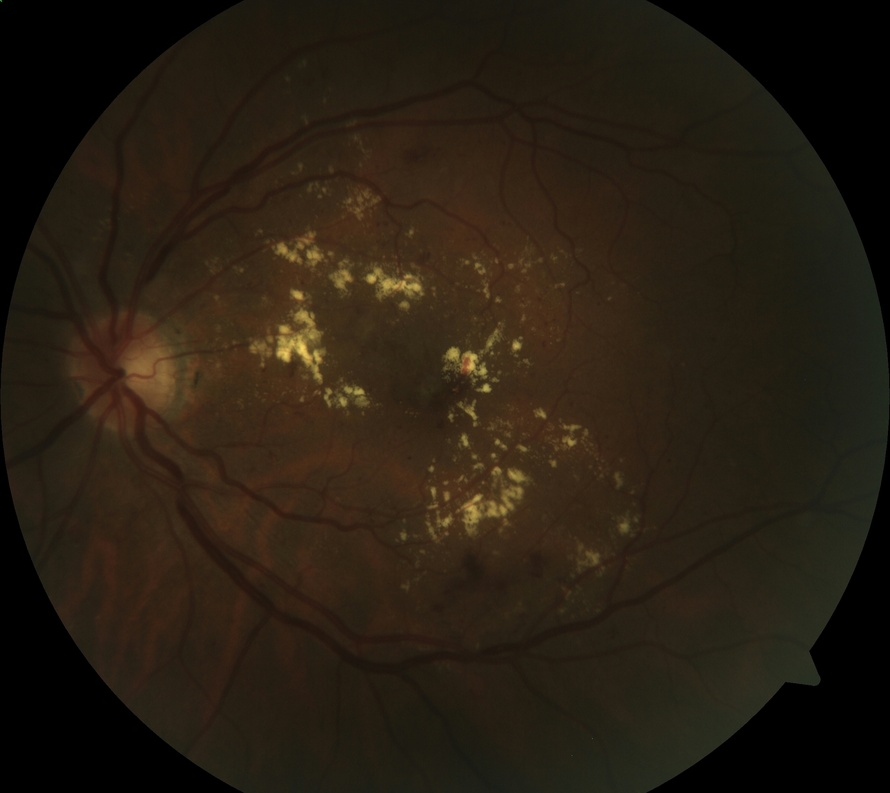
#> input picture img_ex_test.jpg, 890 x 793 px, shrunk from 2196 x 1958 before the run
$ python -i kirsch_egdes.py   (imports and definitions only)
#> lines starting #> are read from the running program, lines starting #| are printed output that depends on the picture
#> further down, picture is the input picture: shape (793, 890, 3); mean B, G, R 18.5, 30.5, 39.8
import numpy as np
from cv2 import *
import cv2 as cv2


def kirschEdges(imgIn):

    # % Kirsch's Templates
    h1 = np.array([[5, - 3, - 3], [5, 0, - 3], [5, - 3, - 3]],
                  dtype=np.float32)/15
    h2 = np.array([[-3, - 3, 5], [- 3, 0, 5], [- 3, - 3, 5]],
                  dtype=np.float32)/15
    h3 = np.array([[-3, - 3, - 3], [5, 0, - 3], [5, 5, - 3]],
                  dtype=np.float32)/15
    h4 = np.array([[-3, 5, 5], [- 3,  0,  5], [- 3, - 3, - 3]],
                  dtype=np.float32)/15
    h5 = np.array([[-3, - 3, - 3], [- 3, 0, - 3],
                  [5,  5, 5]], dtype=np.float32)/15
    h6 = np.array([[5, 5,  5], [- 3, 0, - 3], [- 3, - 3, - 3]],
                  dtype=np.float32)/15
    h7 = np.array([[-3, - 3, - 3], [- 3, 0, 5], [- 3, 5, 5]],
                  dtype=np.float32)/15
    h8 = np.array([[5, 5, - 3], [5,  0, - 3], [- 3, - 3, - 3]],
                  dtype=np.float32)/15

    # % Spatial Filtering by Kirsch's Templates
    t1 = cv2.filter2D(imgIn, -1, h1)
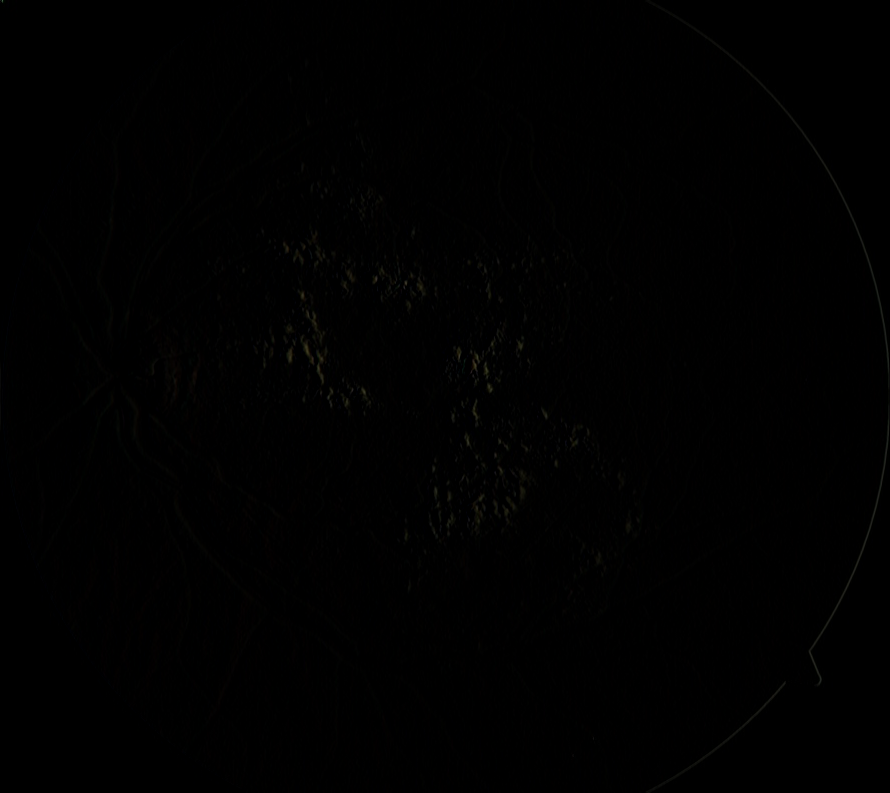
#> t1: shape (793, 890, 3); mean B, G, R 0.5, 0.6, 0.6
    t2 = cv2.filter2D(imgIn, -1, h2,)
    t3 = cv2.filter2D(imgIn, -1, h3)
    t4 = cv2.filter2D(imgIn, -1, h4)
    t5 = cv2.filter2D(imgIn, -1, h5)
    t6 = cv2.filter2D(imgIn, -1, h6)
    t7 = cv2.filter2D(imgIn, -1, h7)
    t8 = cv2.filter2D(imgIn, -1, h8)

    # % Find the maximum edges value
    imgOut = np.maximum(t1, t2)
    imgOut = np.maximum(imgOut, t3)
    imgOut = np.maximum(imgOut, t4)
    imgOut = np.maximum(imgOut, t5)
    imgOut = np.maximum(imgOut, t6)
    imgOut = np.maximum(imgOut, t7)
    imgOut = np.maximum(imgOut, t8)

    return imgOut

>>> import cv2
>>> picture = cv2.imread('img_ex_test.jpg')
>>> result = kirschEdges(picture)
